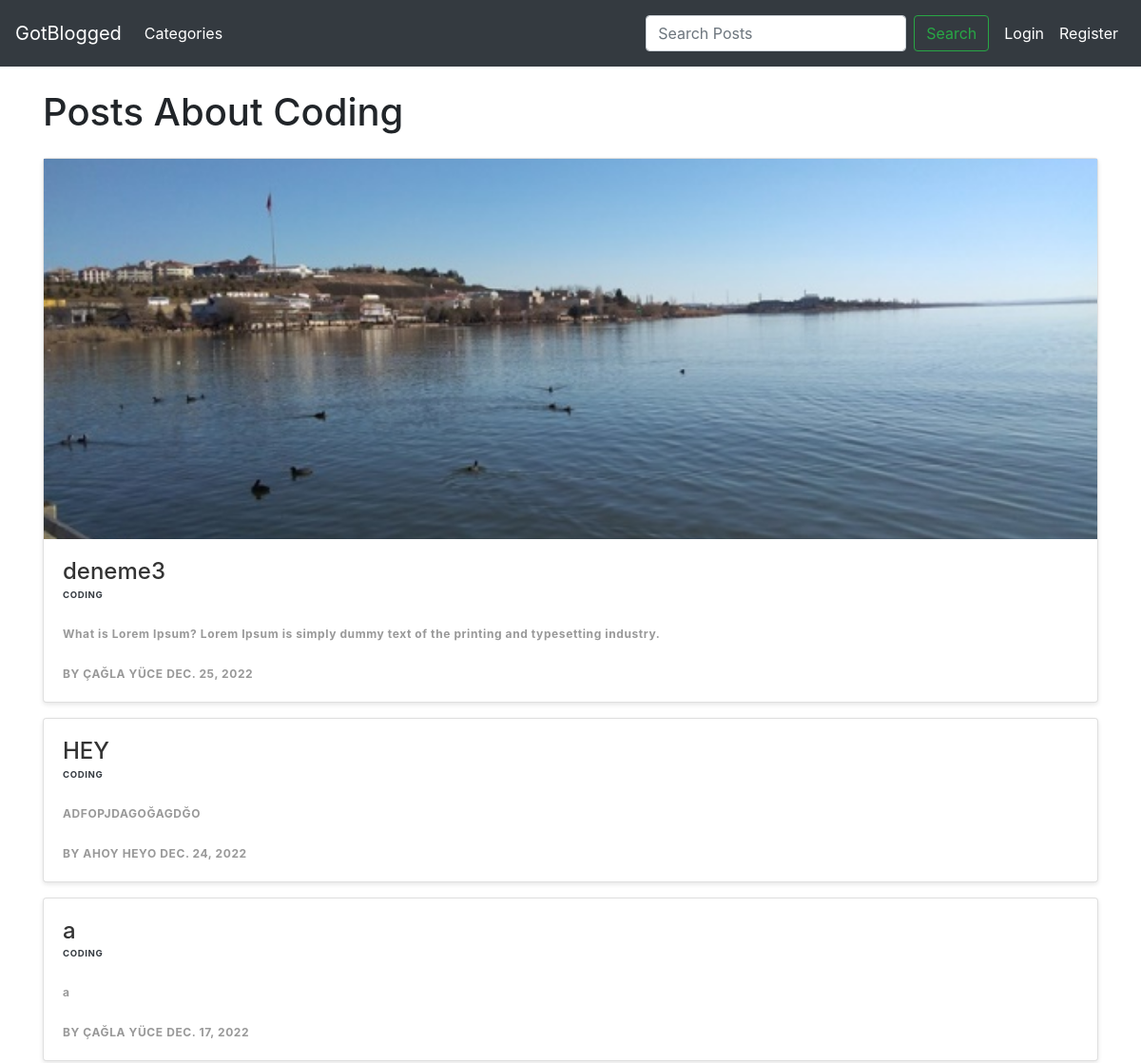
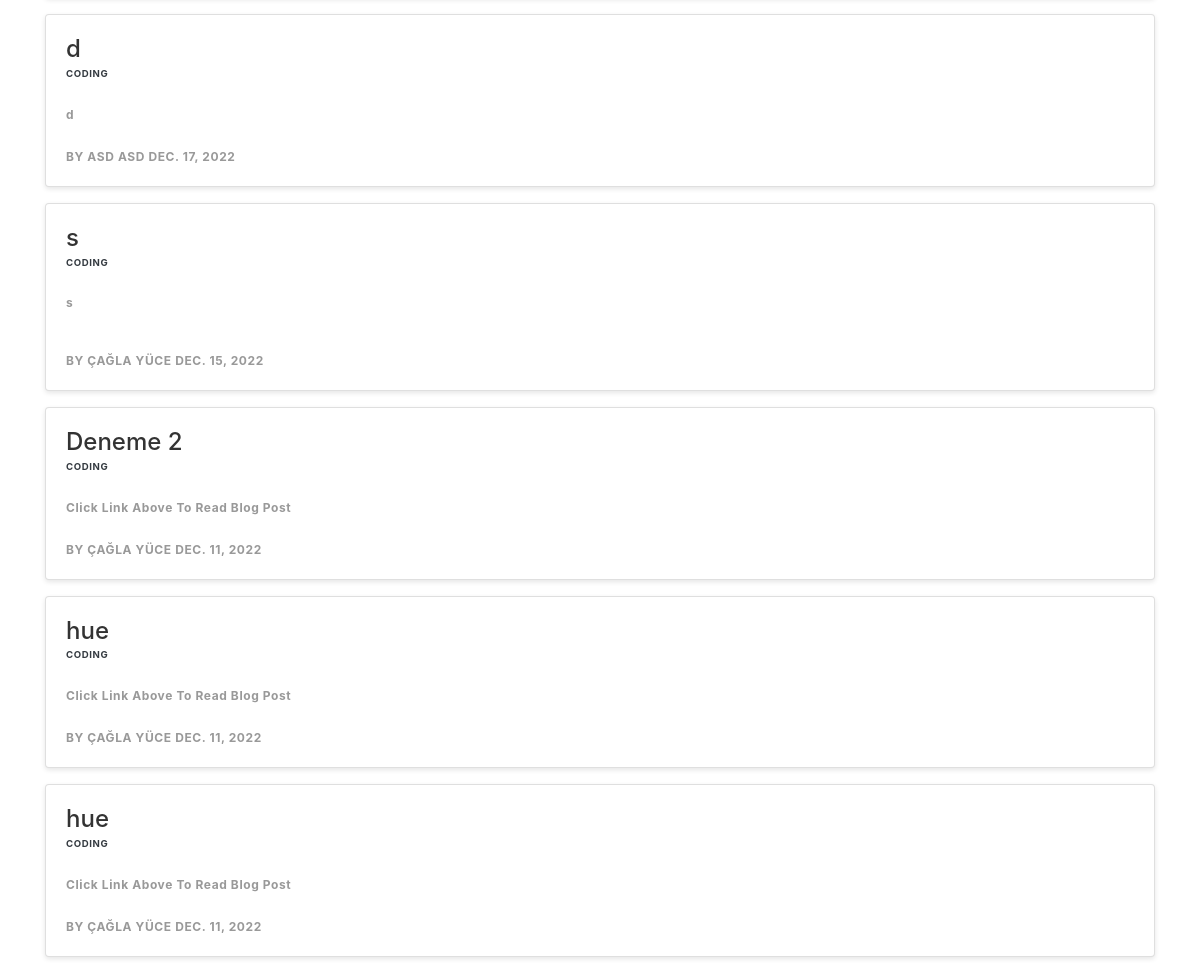
Screenshot of /category/coding with the database file from the repository (2 pictures, top to bottom).
### theblog/models.py (models this page shows, shortened)
class Post(models.Model):
    title = models.CharField(max_length=255)
    header_image = models.ImageField(null=True, blank=True, upload_to="images/")
    title_tag = models.CharField(max_length=255, default="GoTBlogged")
    author = models.ForeignKey(User, on_delete=models.CASCADE)
    body = RichTextField(blank=True, null=True)
    post_date = models.DateField(auto_now_add=True)
    category = models.CharField(max_length=255)
    snippet = models.TextField(max_length=255)
    likes = models.ManyToManyField(User, related_name="blog_post")

### theblog/views.py (the view)
# urls.py: path("category/<str:cats>", CategoryView, name = "category"),
def CategoryView(request, cats):
    category_posts = Post.objects.filter(category=cats.replace("-"," ").lower()).order_by("-post_date")
    if(category_posts.count() != 0):
        return render(request, "categories.html", {"cats": cats.replace("-"," ").title(), "category_posts": category_posts, "empty": False})
    else:
        return render(request, "categories.html", {"cats": cats.replace("-"," ").title(), "category_posts": category_posts, "empty": True})

### theblog/templates/categories.html
{% extends 'base.html' %}
{% block content %}
<header class="mb-4">
    <h1>Posts About {{ cats }}</h1>
</header>
{% if not empty %}
    <div class="band">
        {% for post in category_posts %}
        <div class="item-1 mb-3" style="width: 100%;">
        <a href="{% url 'article_detail' post.pk %}" class="card">
            {% if post.header_image %}
            <div class="thumb"><img src="{{ post.header_image.url}}" class="card-image" style="object-fit: cover; max-height: 400px;" width=100%></div>
            {% endif %}
            <article>
            <h1>{{ post.title }}</h1>
            <span class="mt-0"><small class="text-dark font-weight-bold">{{ post.category }}</small></span>
            <span style="text-transform: none;">{{ post.snippet|safe }}</span>
            <span> by {{ post.author.first_name }} {{ post.author.last_name }} {{ post.post_date}}</span>
            </article>
        </a>
        </div>
        {% endfor %}
    </div>
{% else %}
    <div class="alert alert-danger" role="alert">
        No posts found!
        <a href="{% url 'home'%}" class="float-right">Return Home</a>
    </div>
{% endif %}
{% endblock %}

### static/theblog/css/base.css (style rules this page uses)
.band { width: 100%; max-width: 1240px; margin: 0 auto; display:block; grid-template-columns: 1fr; grid-template-rows: auto; grid-gap: 20px; }
@media (min-width: 30em) { .band { grid-template-columns: 1fr 1fr; } }
@media (min-width: 60em) { .band { grid-template-columns: repeat(4, 1fr); } }
.card { background: white; text-decoration: none; color: #444; box-shadow: 0 2px 5px rgba(0, 0, 0, 0.1); display: flex; flex-direction: column; min-height: 100%; position: relative; top: 0; transition: all 0.1s ease-in; }
.card article { padding: 20px; flex: 1; display: flex; flex-direction: column; justify-content: space-between; }
.card h1 { font-size: 20px; margin: 0; color: #333; }
.card p { flex: 1; line-height: 1.4; }
.card span { font-size: 12px; font-weight: bold; color: #999; text-transform:uppercase; letter-spacing: 0.05em; margin: 2em 0 0 0; text-align: justify; text-justify: inter-word; }
.card .thumb { padding-bottom: 0%; background-size: cover; background-position: center center; }
@media (min-width: 60em) { .item-1 { grid-column: 1 / span 2; } }
@media (min-width: 60em) { .item-1 h1 { font-size: 24px; } }

### rows the page displays
Post: header_image (picture), title "deneme3", category "CODING", snippet "What is Lorem Ipsum? Lorem Ipsum is simply dummy text of the printing and typesetting industry.", author.first_name "ÇAĞLA", author.last_name "YÜCE", post_date "DEC. 25, 2022"
Post: title "HEY", category "CODING", snippet "ADFOPJDAGOĞAGDĞO", author.first_name "AHOY", author.last_name "HEYO", post_date "DEC. 24, 2022"
Post: title "a", category "CODING", snippet "a", author.first_name "ÇAĞLA", author.last_name "YÜCE", post_date "DEC. 17, 2022"
Post: title "d", category "CODING", snippet "d", author.first_name "ASD", author.last_name "ASD", post_date "DEC. 17, 2022"
Post: title "s", category "CODING", snippet "s", author.first_name "ÇAĞLA", author.last_name "YÜCE", post_date "DEC. 15, 2022"
Post: title "Deneme 2", category "CODING", snippet "Click Link Above To Read Blog Post", author.first_name "ÇAĞLA", author.last_name "YÜCE", post_date "DEC. 11, 2022"
Post: title "hue", category "CODING", snippet "Click Link Above To Read Blog Post", author.first_name "ÇAĞLA", author.last_name "YÜCE", post_date "DEC. 11, 2022"
Post: title "hue", category "CODING", snippet "Click Link Above To Read Blog Post", author.first_name "ÇAĞLA", author.last_name "YÜCE", post_date "DEC. 11, 2022"

### other values shown
{{ cats }} "Coding"
